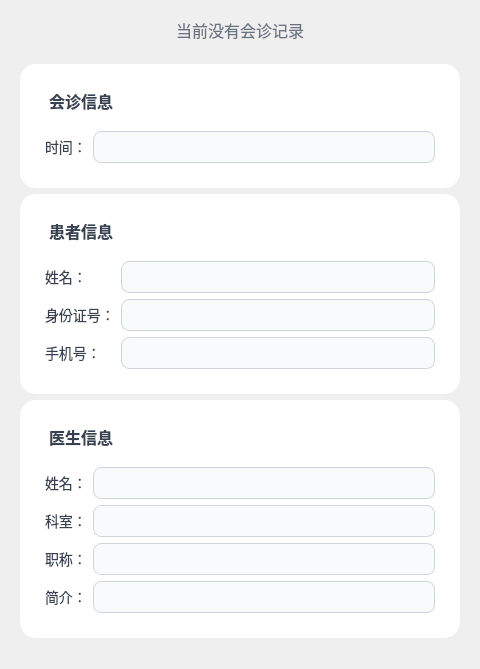
<?xml version="1.0" encoding="UTF-8"?>
<ui version="4.0">
 <class>SessionForm</class>
 <widget class="QWidget" name="SessionForm">
  <property name="geometry">
   <rect>
    <x>0</x>
    <y>0</y>
    <width>480</width>
    <height>669</height>
   </rect>
  </property>
  <property name="windowTitle">
   <string>会话信息</string>
  </property>
  <layout class="QVBoxLayout" name="verticalLayout">

   <!-- Top Spacer -->
   <item>
    <spacer name="topSpacer">
     <property name="orientation"><enum>Qt::Orientation::Vertical</enum></property>
     <property name="sizeHint" stdset="0">
      <size><width>20</width><height>20</height></size>
     </property>
    </spacer>
   </item>

   <!-- Centered No Session Label -->
   <item>
    <spacer>
     <property name="orientation"><enum>Qt::Orientation::Vertical</enum></property>
    </spacer>
   </item>
   <item>
    <widget class="QLabel" name="noSessionLabel">
     <property name="text"><string>当前没有会诊记录</string></property>
     <property name="alignment"><set>Qt::AlignCenter</set></property>
     <property name="visible"><bool>false</bool></property>
     <property name="styleSheet"><string notr="true">QLabel { font-size:16px; color:#6b7280; }</string></property>
    </widget>
   </item>
   <item>
    <spacer>
     <property name="orientation"><enum>Qt::Orientation::Vertical</enum></property>
    </spacer>
   </item>

   <!-- Cards Container -->
   <item>
    <widget class="QWidget" name="cardsWidget">
     <layout class="QVBoxLayout" name="cardsLayout">

      <!-- Session Card -->
      <item>
       <widget class="QFrame" name="sessionCard">
        <property name="styleSheet">
         <string notr="true">
          QFrame { background: #ffffff; border-radius: 16px; padding: 16px; }
          QLabel { font-size: 14px; color:#374151; background: transparent; margin: 0px; padding: 0px; }
          QLabel#sessionHeader { font-size: 16px; font-weight:bold; margin-bottom:12px; }
          QLineEdit { border:1px solid #d1d5db; border-radius:8px; padding:6px; font-size:14px; background:#f9fafb; }
          QLineEdit:focus { border:1px solid #3b82f6; background:#ffffff; }
          QLineEdit, QCheckBox { color: black; }
         </string>
        </property>
        <layout class="QVBoxLayout" name="sessionLayout">
         <item>
          <widget class="QLabel" name="sessionHeader"><property name="text"><string>会诊信息</string></property></widget>
         </item>
         <item>
          <layout class="QFormLayout" name="sessionFormLayout">
           <property name="fieldGrowthPolicy"><enum>QFormLayout::ExpandingFieldsGrow</enum></property>
           <item row="0" column="0"><widget class="QLabel" name="labelSessionTime"><property name="text"><string>时间：</string></property></widget></item>
           <item row="0" column="1"><widget class="QLineEdit" name="sessionTimeEdit"><property name="readOnly"><bool>true</bool></property></widget></item>
          </layout>
         </item>
        </layout>
       </widget>
      </item>

      <!-- Patient Card -->
      <item>
       <widget class="QFrame" name="patientCard">
        <property name="styleSheet">
         <string notr="true">
          QFrame { background: #ffffff; border-radius:16px; padding:16px; }
          QLabel { font-size:14px; color:#374151; background:transparent; margin:0px; padding:0px; }
          QLabel#patientHeader { font-size:16px; font-weight:bold; margin-bottom:12px; }
          QLineEdit { border:1px solid #d1d5db; border-radius:8px; padding:6px; font-size:14px; background:#f9fafb; }
          QLineEdit:focus { border:1px solid #3b82f6; background:#ffffff; }
          QLineEdit, QCheckBox { color: black; }
         </string>
        </property>
        <layout class="QVBoxLayout" name="patientLayout">
         <item><widget class="QLabel" name="patientHeader"><property name="text"><string>患者信息</string></property></widget></item>
         <item>
          <layout class="QFormLayout" name="patientFormLayout">
           <property name="fieldGrowthPolicy"><enum>QFormLayout::ExpandingFieldsGrow</enum></property>
           <item row="0" column="0"><widget class="QLabel" name="labelPatientName"><property name="text"><string>姓名：</string></property></widget></item>
           <item row="0" column="1"><widget class="QLineEdit" name="patientNameEdit"><property name="readOnly"><bool>true</bool></property></widget></item>
           <item row="1" column="0"><widget class="QLabel" name="labelPatientIdNumber"><property name="text"><string>身份证号：</string></property></widget></item>
           <item row="1" column="1"><widget class="QLineEdit" name="patientIdNumberEdit"><property name="readOnly"><bool>true</bool></property></widget></item>
           <item row="2" column="0"><widget class="QLabel" name="labelPatientPhone"><property name="text"><string>手机号：</string></property></widget></item>
           <item row="2" column="1"><widget class="QLineEdit" name="patientPhoneEdit"><property name="readOnly"><bool>true</bool></property></widget></item>
          </layout>
         </item>
        </layout>
       </widget>
      </item>

      <!-- Doctor Card -->
      <item>
       <widget class="QFrame" name="doctorCard">
        <property name="styleSheet">
         <string notr="true">
          QFrame { background:#ffffff; border-radius:16px; padding:16px; }
          QLabel { font-size:14px; color:#374151; background:transparent; margin:0px; padding:0px; }
          QLabel#doctorHeader { font-size:16px; font-weight:bold; margin-bottom:12px; }
          QLineEdit { border:1px solid #d1d5db; border-radius:8px; padding:6px; font-size:14px; background:#f9fafb; }
          QLineEdit:focus { border:1px solid #3b82f6; background:#ffffff; }
          QLineEdit, QCheckBox { color: black; }
         </string>
        </property>
        <layout class="QVBoxLayout" name="doctorLayout">
         <item><widget class="QLabel" name="doctorHeader"><property name="text"><string>医生信息</string></property></widget></item>
         <item>
          <layout class="QFormLayout" name="doctorFormLayout">
           <property name="fieldGrowthPolicy"><enum>QFormLayout::ExpandingFieldsGrow</enum></property>
           <item row="0" column="0"><widget class="QLabel" name="labelDoctorName"><property name="text"><string>姓名：</string></property></widget></item>
           <item row="0" column="1"><widget class="QLineEdit" name="doctorNameEdit"><property name="readOnly"><bool>true</bool></property></widget></item>
           <item row="1" column="0"><widget class="QLabel" name="labelDoctorDepartment"><property name="text"><string>科室：</string></property></widget></item>
           <item row="1" column="1"><widget class="QLineEdit" name="doctorDepartmentEdit"><property name="readOnly"><bool>true</bool></property></widget></item>
           <item row="2" column="0"><widget class="QLabel" name="labelDoctorTitle"><property name="text"><string>职称：</string></property></widget></item>
           <item row="2" column="1"><widget class="QLineEdit" name="doctorTitleEdit"><property name="readOnly"><bool>true</bool></property></widget></item>
           <item row="3" column="0"><widget class="QLabel" name="labelDoctorDescription"><property name="text"><string>简介：</string></property></widget></item>
           <item row="3" column="1"><widget class="QLineEdit" name="doctorDescriptionEdit"><property name="readOnly"><bool>true</bool></property></widget></item>
          </layout>
         </item>
        </layout>
       </widget>
      </item>

     </layout>
    </widget>
   </item>

   <!-- Bottom Spacer -->
   <item>
    <spacer name="bottomSpacer">
     <property name="orientation"><enum>Qt::Orientation::Vertical</enum></property>
     <property name="sizeHint" stdset="0"><size><width>20</width><height>40</height></size></property>
    </spacer>
   </item>

  </layout>
 </widget>
 <resources/>
 <connections/>
</ui>
